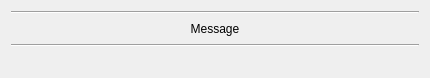
<?xml version="1.0" encoding="UTF-8"?>
<ui version="4.0">
 <class>dial_confirm</class>
 <widget class="QDialog" name="dial_confirm">
  <property name="geometry">
   <rect>
    <x>0</x>
    <y>0</y>
    <width>430</width>
    <height>78</height>
   </rect>
  </property>
  <property name="windowTitle">
   <string>Dialog</string>
  </property>
  <layout class="QGridLayout" name="gridLayout">
   <item row="0" column="0">
    <widget class="Line" name="line">
     <property name="orientation">
      <enum>Qt::Horizontal</enum>
     </property>
    </widget>
   </item>
   <item row="1" column="0">
    <widget class="QLabel" name="l_message">
     <property name="font">
      <font>
       <pointsize>9</pointsize>
      </font>
     </property>
     <property name="layoutDirection">
      <enum>Qt::LeftToRight</enum>
     </property>
     <property name="text">
      <string>Message</string>
     </property>
     <property name="alignment">
      <set>Qt::AlignCenter</set>
     </property>
    </widget>
   </item>
   <item row="2" column="0">
    <widget class="Line" name="line_2">
     <property name="orientation">
      <enum>Qt::Horizontal</enum>
     </property>
    </widget>
   </item>
   <item row="3" column="0">
    <layout class="QHBoxLayout" name="hl_buttons">
     <item>
      <spacer name="horizontalSpacer">
       <property name="orientation">
        <enum>Qt::Horizontal</enum>
       </property>
       <property name="sizeHint" stdset="0">
        <size>
         <width>40</width>
         <height>20</height>
        </size>
       </property>
      </spacer>
     </item>
     <item>
      <spacer name="horizontalSpacer_2">
       <property name="orientation">
        <enum>Qt::Horizontal</enum>
       </property>
       <property name="sizeHint" stdset="0">
        <size>
         <width>40</width>
         <height>20</height>
        </size>
       </property>
      </spacer>
     </item>
    </layout>
   </item>
  </layout>
 </widget>
 <resources/>
 <connections/>
</ui>
